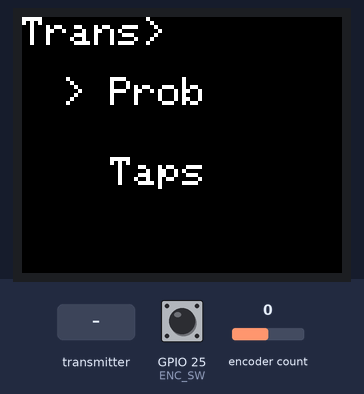
Recording of a sketch running on a simulated ESP32. Shown: 160×128 colour display. Inputs (shaded band) come from the test bench; at power-on: GPIO 25 (ENC_SW) HIGH, encoder count 0.

Above: at 4.3 s.
4.4 s: the transmitter starts sending stateID = 0
At 4.71 s:
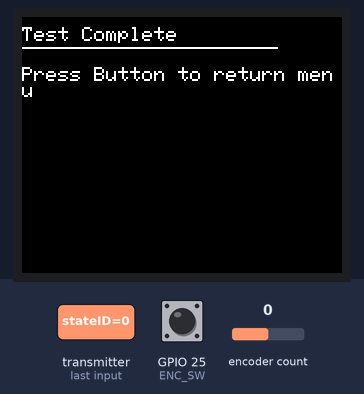
6.9 s: GPIO 25 (ENC_SW) pulled LOW for 3.2 s
At 8.0 s:
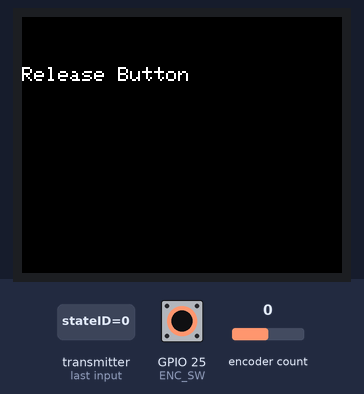
10.7 s: the transmitter starts sending payload = 0
At 11.01 s:
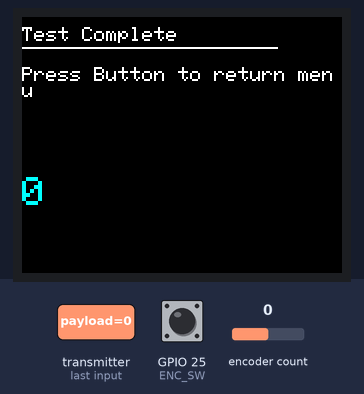
13.7 s: the transmitter starts sending payload = 1
At 14.01 s:
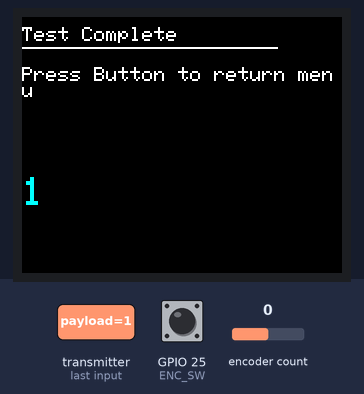
16.7 s: GPIO 25 (ENC_SW) pulled LOW for 1 s
At 18.04 s:
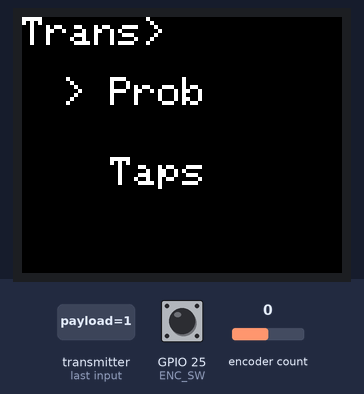
18.3 s: GPIO 25 (ENC_SW) pulled LOW for 0.15 s
At 18.44 s:
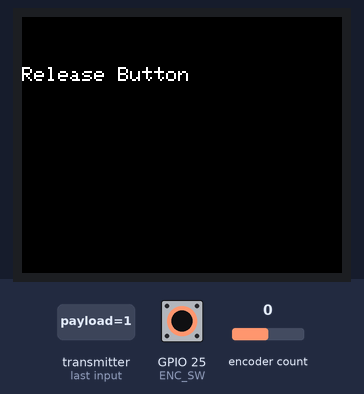

Measured:
- after the input at 4.4 s, the display: first changes after 0.07 s (image 1 shows a later state)
- after the input at 6.9 s, the display: changes after 0.07 s (image 2)
- after the input at 16.7 s, the display: first changes after 0.07 s (image 5 shows a later state)
- after the input at 18.3 s, the display: changes at once (image 6)
- what the display in image 1 shows lasts 0.5 s, from 4.5 s to 5.0 s
- what the display in image 5 shows lasts 0.5 s, from 17.8 s to 18.3 s

The sketch:

ESPNOWTFT_PAWD_Wroom_2_copy_20260224213259.ino
```cpp
//wroom board
#include <esp_now.h>
#include <WiFi.h>
#include <Adafruit_GFX.h>
#include <Adafruit_ST7735.h>
#include <SPI.h>
#include <ESP32Encoder.h>

#define TFT_CS     15
#define TFT_RST    4
#define TFT_DC     27
//sda23
//scl18
#define ENC_A    32
#define ENC_B    33
#define ENC_SW   25
Adafruit_ST7735 tft = Adafruit_ST7735(TFT_CS, TFT_DC, TFT_RST);
ESP32Encoder encoder;
int selection = 0; //current postion  encoder dial cur
int lastSelection = -1; //last postion encoder dial prev
bool menu = true; //for arrow on menu
uint8_t itemIndex;  // index number of option

// Mac Address ("mini")
uint8_t broadcastAddress[] = {0x20, 0xE7, 0xC8, 0xAD, 0xC0, 0x8C};
// Mac address wroom board
//uint8_t broadcastAddress[] = {0x68, 0xFE, 0x71, 0xF9, 0xAD, 0x40}; //correct

typedef struct struct_message {
    int stateID;
    char payload[32];
} struct_message;

struct_message myData;  //Wroom buffer sending to mini
struct_message incomingData; //wroom buffer recieving from mini

enum State { CHOICE, SENDING_CMD, WAITING, RECEIVED };
State currentState = CHOICE;

// Helper to update the Master TFT
void updateTFT(String header, String body, uint16_t color) {
  tft.fillScreen(ST77XX_BLACK);
  tft.setCursor(0, 5);
  tft.setTextColor(ST77XX_WHITE);
  tft.setTextSize(1);
  tft.println(header);
  tft.drawFastHLine(0, 15, 128, ST77XX_WHITE);

  tft.setCursor(0, 80);
  tft.setTextColor(color);
  tft.setTextSize(2);
  tft.println(body);
}

void OnDataSent(const uint8_t *mac_addr, esp_now_send_status_t status) { //interrupts for send and recieve
  if (status != ESP_NOW_SEND_SUCCESS) {
    Serial.println("Delivery Failed");
    currentState = CHOICE;
  }
}

void OnDataRecv(const esp_now_recv_info_t * recv_info, const uint8_t *incomingDataRaw, int len) {
  memcpy(&incomingData, incomingDataRaw, sizeof(incomingData));
  tft.fillScreen(ST77XX_BLACK);
  currentState = RECEIVED;
}

void setup() {
  Serial.begin(115200);
  tft.initR(INITR_BLACKTAB);
  tft.setRotation(3);// 0 is vertical 1landscape 2 is upside down vertical 3ypside down land
  updateTFT("PAWD","Initializing" ,ST77XX_YELLOW); //reuires top line text,bottom text,color
  tft.setCursor(0, 25); //Line below
  tft.println("Parkison "); //prints where the cursor is
    tft.setCursor(0, 40); //Line below  x and y axis
  tft.println("Wearable");
  tft.setCursor(0, 60);

  delay(3000);
  tft.fillScreen(ST77XX_BLACK);

  WiFi.mode(WIFI_STA);
  if (esp_now_init() != ESP_OK) return;

  esp_now_register_send_cb(esp_now_send_cb_t(OnDataSent));
  esp_now_register_recv_cb(esp_now_recv_cb_t(OnDataRecv));

  esp_now_peer_info_t peerInfo = {};
  memcpy(peerInfo.peer_addr, broadcastAddress, 6);
  peerInfo.encrypt = false;
  esp_now_add_peer(&peerInfo);

  ESP32Encoder::useInternalWeakPullResistors = puType::up;

  encoder.attachHalfQuad(ENC_A, ENC_B);
  encoder.setFilter(1023); // Helps with "bouncy" switches
  encoder.setCount(0);

  pinMode(ENC_SW, INPUT_PULLUP); //button


}

void loop() {
  static unsigned long lastSend = 0;
  switch (currentState) {
    case CHOICE:{

      printLine(2,0, 0, ST77XX_WHITE,ST77XX_BLACK,"Trans> ", 0, false,selection );

        long count = encoder.getCount() / 2; //counts the ticks and resets each time it stops if odd postion 1 if even postion 2
        selection = abs(count % 2);

       if (selection != lastSelection) {
         printLine(2,20, 30, ST77XX_WHITE,ST77XX_BLACK,"Prob", 0, true,selection );
         printLine(2,20, 70, ST77XX_WHITE,ST77XX_BLACK,"Taps", 1, true,selection );
         lastSelection = selection;
       }
       if (digitalRead(ENC_SW) == LOW) {
         tft.fillRect(0, 100, 160, 28, ST77XX_GREEN);

         printLine(2,10, 105, ST77XX_WHITE,ST77XX_GREEN,"PICKED: ", 1, false,selection ); //1 is ignored due to false menu

         if(selection == 0)
         {
            tft.print("Prob");
			myData.stateID = 101;
            strcpy(myData.payload, "PROB");
            currentState =  SENDING_CMD;;
            delay(1000);
            tft.fillScreen(ST77XX_BLACK);
            break;
         }
         else
         {
           tft.print("Taps");
		   myData.stateID = 102;
           strcpy(myData.payload, "TAP");
           currentState =  SENDING_CMD;
           delay(1000);
           tft.fillScreen(ST77XX_BLACK);
           break;
         }
        delay(1000);
        lastSelection = -1;
      }


      break;
    }
    case SENDING_CMD:{
      updateTFT("UPLOADING...", myData.payload, ST77XX_MAGENTA);
      delay(2000);
      esp_now_send(broadcastAddress, (uint8_t *) &myData, sizeof(myData));
      currentState = WAITING;
      break;
    }

    case WAITING:{
      // Static display to avoid flicker while waiting for Mini
      // The OnDataRecv callback will move us to the next state
      break;
    }

    case RECEIVED:{
      // 1. Print and Hold the Data on Screen
      //updateTFT("TEST COMPLETE", String(incomingData.payload), ST77XX_CYAN);
       tft.setCursor(0, 5);
       tft.setTextColor(ST77XX_WHITE);
       tft.setTextSize(1);
       tft.println("Test Complete");
       tft.drawFastHLine(0, 15, 128, ST77XX_WHITE);

       tft.setCursor(0, 80);
       tft.setTextColor(ST77XX_CYAN);
       tft.setTextSize(2);
       tft.println(String(incomingData.payload));
       //incoming data


      tft.setCursor(0, 25);
      tft.setTextSize(1);
      tft.setTextColor(ST77XX_WHITE);
      tft.println("Press Button to return menu");


     if (digitalRead(ENC_SW) == LOW) { //if button is pressed start the return menu process
      tft.fillScreen(ST77XX_BLACK);
          //Serial.println("Returning to Main Menu...");
          while(digitalRead(ENC_SW) == LOW){ // if button is held down give propmt
            tft.setCursor(0, 25);
            tft.println("Release Button");

          }
          lastSelection = -1;
          encoder.setCount(0); //resets dial variables
          delay(100);
          tft.fillScreen(ST77XX_BLACK);
          currentState = CHOICE;


      }

      break;
    }
  }
}

//160x128 screen
//Size 1 10pixels_offsetfory Max_12lines 6 pixels_offsetforx
//Size 2 20pixels_offsetfory Max_8lines  12 pixels_offsetforx
//Size 3 28pixels_offsetfory Max_5lines  18 pixels_offsetforx
//Size 4 36pixels_offsetfory Max_4lines  24 pixels_offsetforx
//#define ST77XX_BLACK 0x0000
//#define ST77XX_WHITE 0xFFFF
//#define ST77XX_RED 0xF800
//#define ST77XX_GREEN 0x07E0
//#define ST77XX_BLUE 0x001F
//#define ST77XX_CYAN 0x07FF
//#define ST77XX_MAGENTA 0xF81F
//#define ST77XX_YELLOW 0xFFE0
//#define ST77XX_ORANGE 0xFC00

void printLine(uint8_t size, int16_t x, int16_t y, uint16_t textcolor,uint16_t background,String label, uint8_t itemIndex, bool menu,int selection )
{
    tft.setTextColor(textcolor, background);
    tft.setTextSize(size);

    tft.setCursor(x, y);
    if(menu == true){
      if (selection == itemIndex) {
       tft.print("> ");
       }
      else {
          tft.print("  "); // Two spaces to overwrite the old ">"

       }
       tft.print(label);
    }
    else{
      tft.print(label);
    }
}
```
